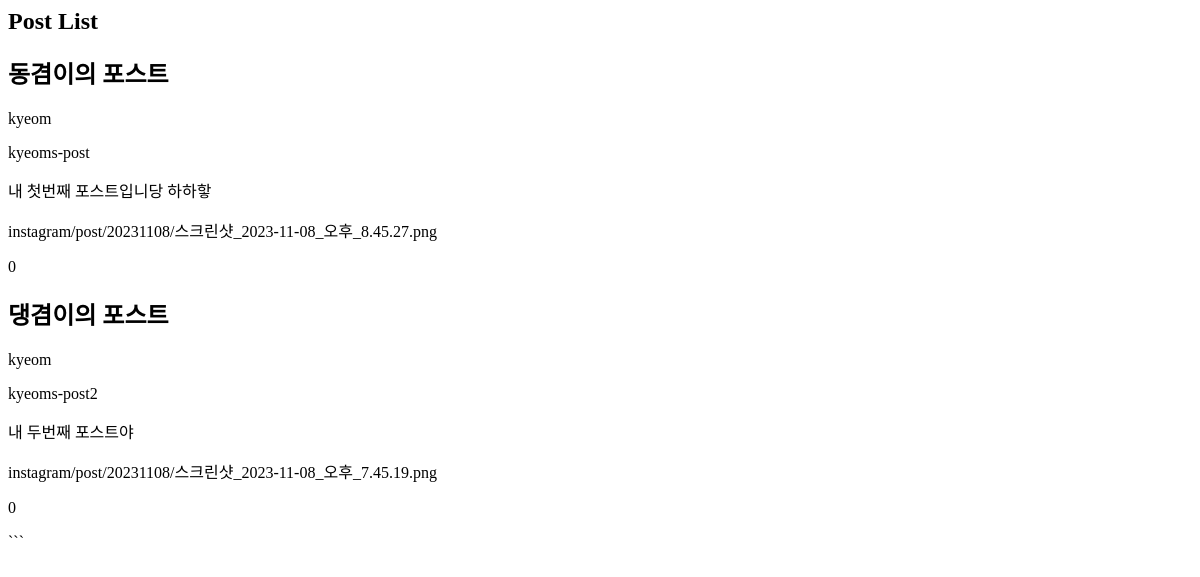
Page /instagram/ on the earlier database version.
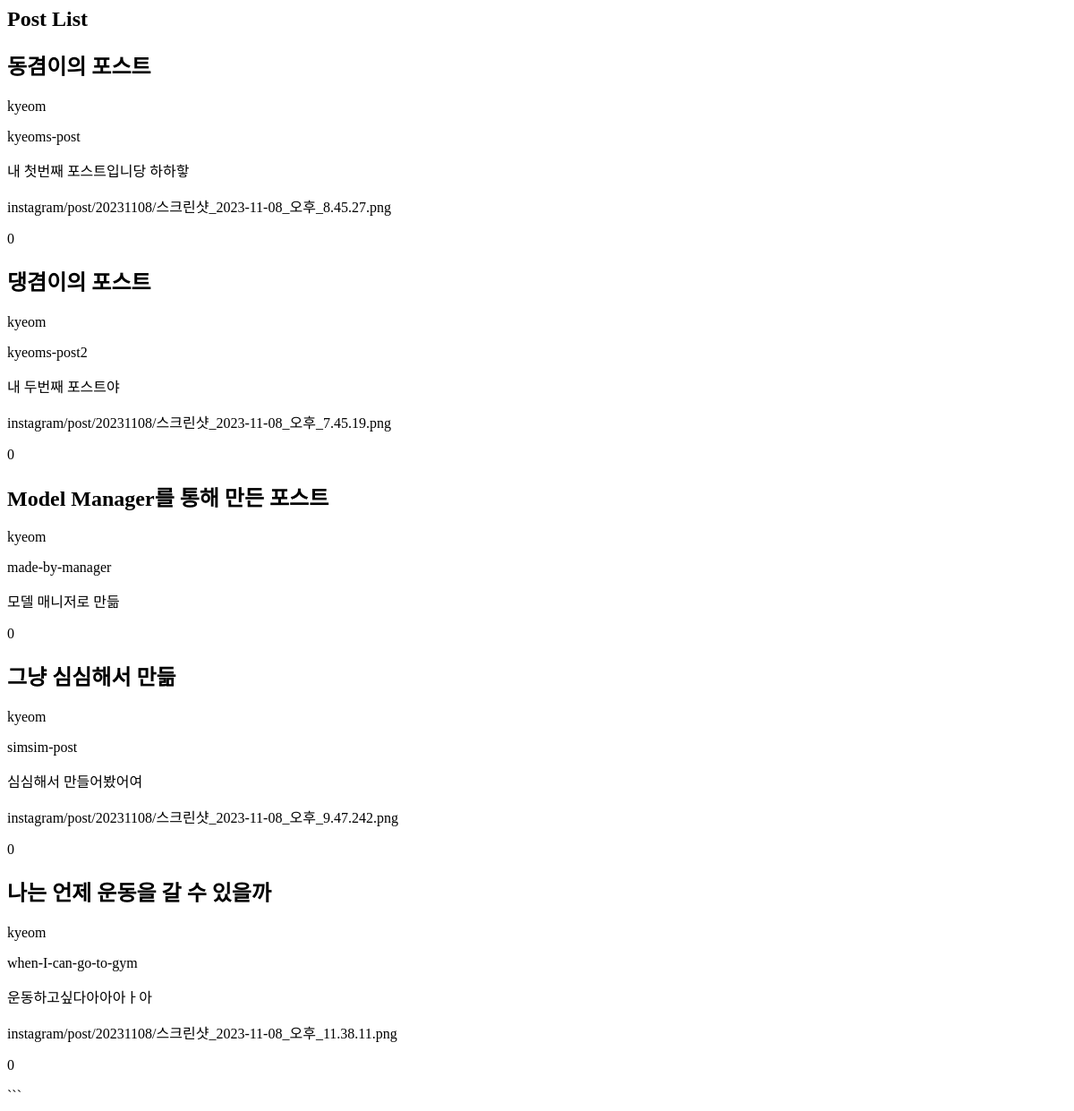
Same page on the later database version.
### instagram/models.py (models this page shows, shortened)
class Post(models.Model):
    author = models.ForeignKey(settings.AUTH_USER_MODEL, on_delete=models.CASCADE) #Post는 settings.AUTH_USER_MODEL과 1대다 관계. 즉 한 명의 유저는 여러개의 포스팅을 작성할 수 있음
    title = models.CharField(max_length=100, db_index=True) #db_index=True는 db에 인덱스를 만들어줌
    slug = models.SlugField(allow_unicode=True, db_index=True) #slug는 url의 일부분. 한글을 사용할 수 있게 allow_unicode=True
    desc = models.TextField(blank=True) #blank=True는 빈칸을 허용한다는 뜻
    image= models.ImageField(blank=True, upload_to='instagram/post/%Y%m%d') #blank=True는 빈칸을 허용한다는 뜻
    comment_count= models.PositiveIntegerField(default=0) #PositiveIntegerField는 양수만 허용한다는 뜻
    tag_set = models.ManyToManyField('Tag', blank=True) #ManyToMany는 다대다 관계를 의미함. Tag는 아래에 정의되어 있음
    is_publish = models.BooleanField(default=False) #BooleanField는 True/False만 허용한다는 뜻
    created_at = models.DateTimeField(auto_now_add=True) #auto_now_add=True는 생성시간을 자동으로 넣어줌
    updated_at = models.DateTimeField(auto_now=True) #auto_now=True는 수정시간을 d자동으로 넣어줌
    is_public = models.BooleanField(default=False)
    def desc_length(self):
        return len(self.desc)
    desc_length.short_description = "글자수"

### instagram/views.py (the view)
# urls.py: path('',views.post_list, name='post_list'),
def post_list(request):
    qs=Post.objects.all()
    return render(request, 'instagram/post_list.html',{
        'post_list':qs,
    })

### instagram/templates/instagram/post_list.html
<h2>Post List</h2>
{% for post in post_list %}
    <h2>{{ post.title }}</h2>
    <p>{{ post.author }}</p>
    <p>{{ post.slug }}</p>
    <p>{{ post.desc }}</p>
    <p>{{ post.image }}</p>
    <p>{{ post.comment_count }}</p>
{% endfor %}
```

Differences in the rows shown:
added Post: title "Model Manager를 통해 만든 포스트", author "kyeom", slug "made-by-manager", desc "모델 매니저로 만듦", comment_count "0"
added Post: title "그냥 심심해서 만듦", author "kyeom", slug "simsim-post", desc "심심해서 만들어봤어여", image "instagram/post/20231108/스크린샷_2023-11-08_오후_9.47.242.png", comment_count "0"
added Post: title "나는 언제 운동을 갈 수 있을까", author "kyeom", slug "when-I-can-go-to-gym", desc "운동하고싶다아아아ㅏ아", image "instagram/post/20231108/스크린샷_2023-11-08_오후_11.38.11.png", comment_count "0"
